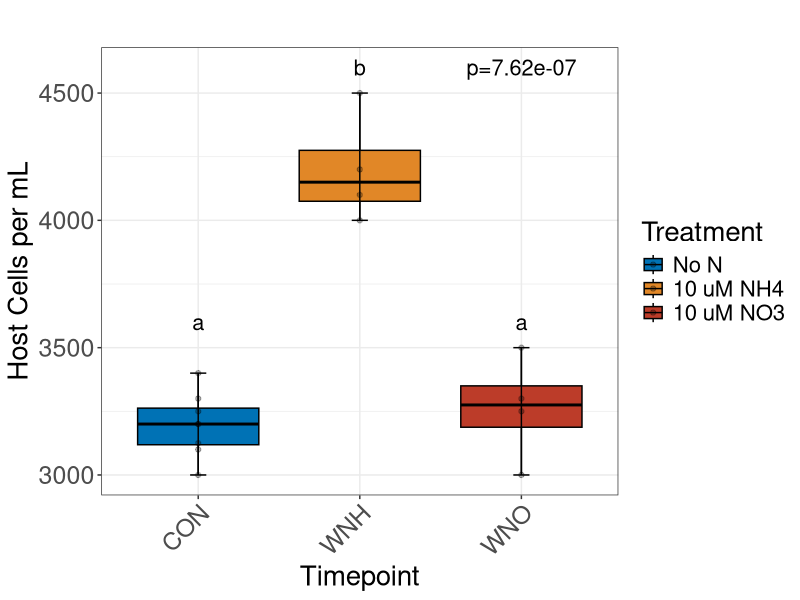
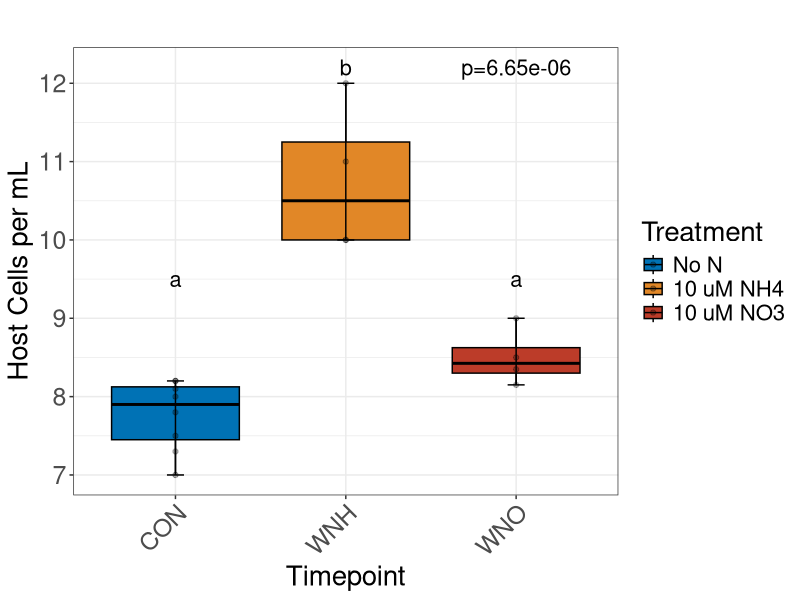

Recreate these plots in R, in order.
## ---- chunk 1
# Working directory should already be set in the project folder, but in case it's not change line below to set the wd for the project folder. Change the path if your folder is stored elsewhere.

# setwd(G:/Shared drives/Rynearson Lab/Scripts/R Markdown Tutorial/R Markdown Tutorial)

# make sure text is wrapping in final knitr output:
knitr::opts_chunk$set(tidy.opts = list(width.cutoff = 60), tidy = TRUE)
## ---- chunk 2
# list of packages to install in case you don't have them.
# install.packages("BiocManager")
# BiocManager::install(c("tidyverse", "knitr", "ggplot2", "viridis", "kableExtra", "dplyr", "ggsci"))
# load packages:
library("tidyverse")
library("knitr")
library("kableExtra")
library("viridis")
library("dplyr")
library("ggsci")
## ---- chunk 3
# read in data
DDA_CellCounts_RFU <- read_csv("ExampleData.csv")

# Change Flask, Timepoint, and Treatment to factors:
DDA_CellCounts_RFU$Flask<-as.factor(DDA_CellCounts_RFU$Flask)
DDA_CellCounts_RFU$Timepoint<-as.factor(DDA_CellCounts_RFU$Timepoint)
DDA_CellCounts_RFU$Treatment<-as.factor(DDA_CellCounts_RFU$Treatment)

# change order of Treatments:
DDA_CellCounts_RFU$Treatment<-factor(DDA_CellCounts_RFU$Treatment, levels=c("CON","WNH","WNO"))

# Keep only the final timepoint:
DDA_Final<-DDA_CellCounts_RFU %>%
  filter(Timepoint=="TF")
## ---- chunk 4
# Host Cell Summary:
group_by(DDA_Final, Treatment) %>%
  summarise(
    mean = mean(CellCount_permL, na.rm = TRUE),
    sd = sd(CellCount_permL, na.rm = TRUE)
 )

# Compute the analysis of variance
Counts.aov <- aov(CellCount_permL ~ Treatment, data = DDA_Final)
# Summary of the analysis
summary(Counts.aov)
# Multiple comparison to see which group is significant:
TukeyHSD(Counts.aov)

## ---- chunk 5
ggplot(DDA_Final, aes(x=Treatment, y=CellCount_permL, fill=Treatment)) +
  geom_boxplot(aes(fill=Treatment), color="black", position = position_dodge(0.85)) +
  stat_boxplot(geom = "errorbar", width = 0.1, position=position_dodge(0.85)) + 
  geom_point(alpha=0.3, position=position_dodge(0.85)) +
   scale_fill_manual(values=c("#0072B5FF","#E18727FF","#BC3C29FF"),
                     breaks=c("CON", "WNH", "WNO"),
                     labels=c("No N", "10 uM NH4", "10 uM NO3")) +
  ggtitle("") +
  labs(x="Timepoint", y="Host Cells per mL") +
  theme_bw() +
  annotate("text", x="CON",y =3600, label = "a", size=5.5) +
  annotate("text", x="WNH",y =4600, label = "b", size=5.5) +
  annotate("text", x="WNO",y =3600, label = "a", size=5.5) +
  annotate("text", x="WNO",y =4600, label = "p=7.62e-07", size=5.5) +
  theme(axis.text=element_text(size=18),
        axis.title=element_text(size=20),
        strip.text.x = element_text(size = 18),
        axis.text.x = element_text(angle = 45, hjust=1),
        text = element_text(size=20))
## ---- chunk 6
# Host Cell Summary:
group_by(DDA_Final, Treatment) %>%
  summarise(
    mean = mean(RFU_Turner, na.rm = TRUE),
    sd = sd(RFU_Turner, na.rm = TRUE)
 )

# Compute the analysis of variance
RFU.aov <- aov(RFU_Turner ~ Treatment, data = DDA_Final)
# Summary of the analysis
summary(RFU.aov)
# Multiple comparison to see which group is significant:
TukeyHSD(RFU.aov)

## ---- chunk 7
ggplot(DDA_Final, aes(x=Treatment, y=RFU_Turner, fill=Treatment)) +
  geom_boxplot(aes(fill=Treatment), color="black", position = position_dodge(0.85)) +
  stat_boxplot(geom = "errorbar", width = 0.1, position=position_dodge(0.85)) + 
  geom_point(alpha=0.3, position=position_dodge(0.85)) +
   scale_fill_manual(values=c("#0072B5FF","#E18727FF","#BC3C29FF"),
                     breaks=c("CON", "WNH", "WNO"),
                     labels=c("No N", "10 uM NH4", "10 uM NO3")) +
  ggtitle("") +
  labs(x="Timepoint", y="Host Cells per mL") +
  theme_bw() +
  annotate("text", x="CON",y =9.5, label = "a", size=5.5) +
  annotate("text", x="WNH",y =12.2, label = "b", size=5.5) +
  annotate("text", x="WNO",y =9.5, label = "a", size=5.5) +
  annotate("text", x="WNO",y =12.2, label = "p=6.65e-06", size=5.5) +
  theme(axis.text=element_text(size=18),
        axis.title=element_text(size=20),
        strip.text.x = element_text(size = 18),
        axis.text.x = element_text(angle = 45, hjust=1),
        text = element_text(size=20))
## ---- chunk 8
packageVersion("rlang")
packageVersion("tidyverse")
packageVersion("geosphere")
packageVersion("knitr")
packageVersion("ggplot2")
packageVersion("viridis")
packageVersion("kableExtra")
packageVersion("dplyr")
